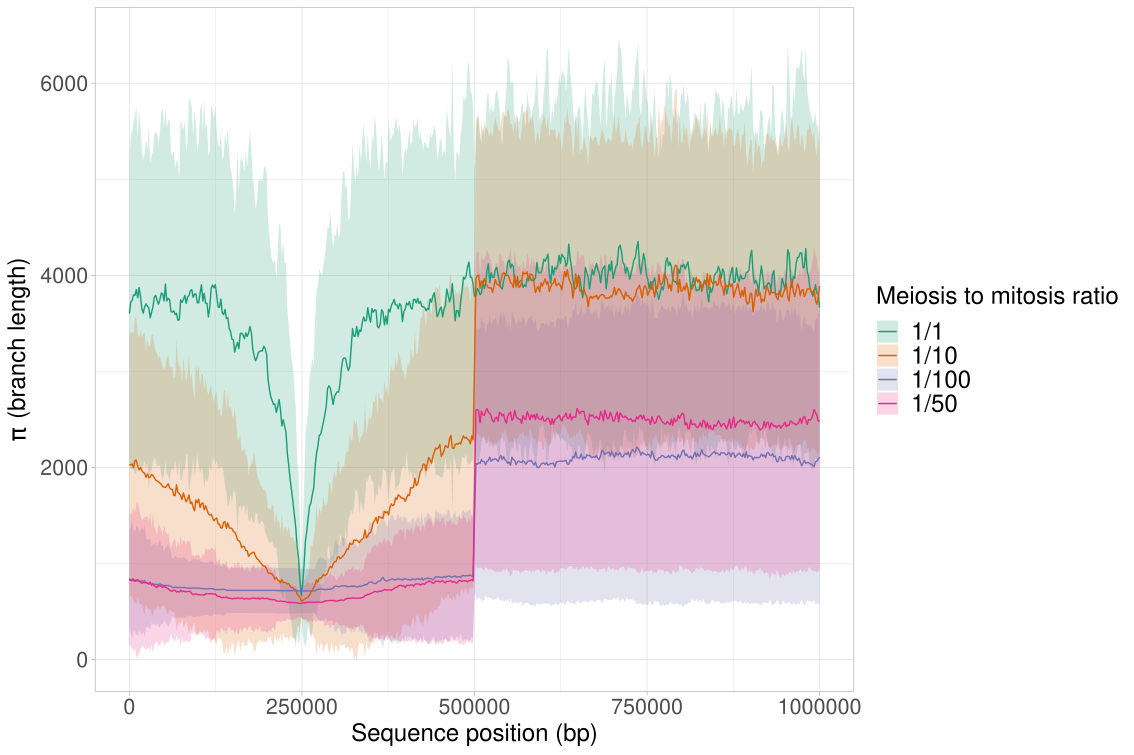

This figure's R source:
#!/usr/bin/env Rscript

## Author : Louis OLLIVIER ~ louis.ollivier@etu.univ-rouen.fr 
## Université Paris-Saclay
## Lab : LISN ~ UMR9015 ~ BIOINFO team 

###### Package initialization  ----------------------------------------

if (!require('ggplot2', quietly = T)) install.packages('ggplot2');
if (!require('readr', quietly = T)) install.packages('readr');
if (!require('tibble', quietly = T)) install.packages('tibble');
if (!require('dplyr', quietly = T)) install.packages('dplyr');
if (!require('sjPlot', quietly = T)) install.packages('sjPlot');
if (!require('RColorBrewer', quietly = T)) install.packages('RColorBrewer');

library(ggplot2)
library(readr)
library(tibble)
library(dplyr)
library(sjPlot)
library(RColorBrewer)

########################################################################

rm(list=ls())

windows = seq(1,1000000,length.out=499)

########################################################################

GR_list = c("EGR", "10GR", "50GR", "100GR")

for (GR in GR_list){ 
  data =  read_csv(paste0("pi_",GR,".csv"),col_names = F)
  
  mean = apply(data, 2, mean)
  sd = apply(data, 2, sd)
  ymin = mean-sd
  ymax = mean+sd
  
  # Create a variable name based on the loop index
  GR_table_name = GR
  
  # Assign a value to the dynamically generated variable
  assign(GR_table_name, data.frame(windows,mean,ymin,ymax) %>% add_column(submodel=GR, .before=1))
  }

rm(data,mean,sd,ymin,ymax,windows)

pi_table = bind_rows(EGR,`10GR`,`50GR`,`100GR`) %>%
  as_tibble() %>% 
  mutate(submodel = case_when(
    submodel == "EGR" ~ "1/1",
    submodel == "10GR" ~ "1/10",
    submodel == "50GR" ~ "1/50",
    submodel == "100GR" ~ "1/100",
    # Add more conditions as needed
    TRUE ~ submodel  # Default: no change for other values
  ))
pi_table

rm(EGR,`10GR`,`50GR`,`100GR`)

########################################################################
num_conditions <- length(unique(pi_table$submodel))
palette_name <- "Dark2"
colors <- brewer.pal(n = num_conditions, name = palette_name)

# Using the extracted color palette for both geom_line and geom_ribbon
pi = ggplot(pi_table, aes(x = windows, y = mean, group = submodel)) +
  geom_ribbon(aes(ymin = ymin, ymax = ymax, fill = submodel),alpha=0.2) +
  geom_line(aes(color = submodel)) +
  scale_color_manual(values = colors) +
  scale_fill_manual(values = colors) +
  labs(x = "Sequence position (bp)",
       y = expression(pi ~ "(branch length)"),
       color="Meiosis to mitosis ratio",
       fill="Meiosis to mitosis ratio",
       linetype="Meiosis to mitosis ratio") + 
  theme_light() + 
  theme(
    axis.title.x = element_text(size=18),
    axis.title.y = element_text(size=18),
    legend.title = element_text(size = 18),
    legend.text = element_text(size = 18),
    axis.text.x = element_text(size = 16),
    axis.text.y = element_text(size = 16)
  )
pi
ggsave("pi.pdf") 
save_plot("pi.svg", fig = pi, width=30, height=20)


rm(list=ls())
